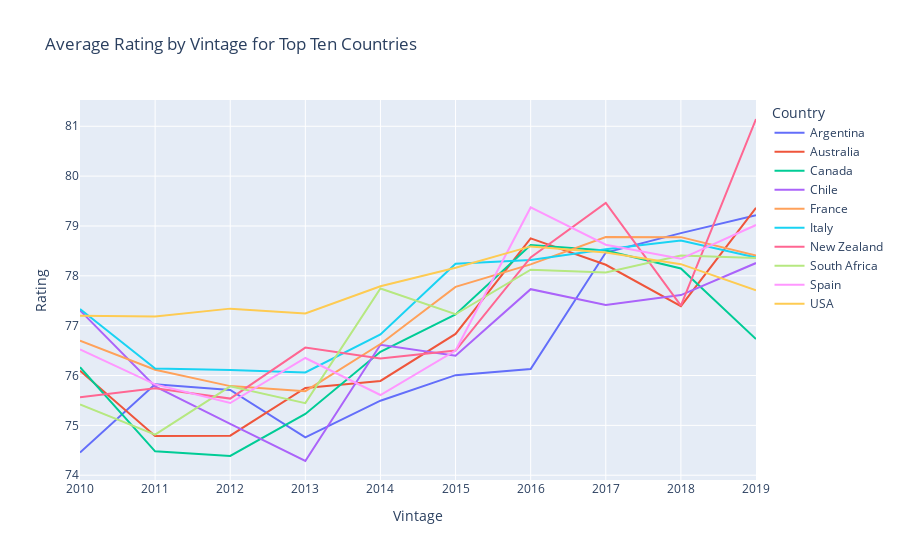

Write notebook code for a chart like this one.
### Code cell
#make a bar graph
top_countries = ["Canada", "France", "Italy", "USA"]
vint_top_countries_df = vint_avg_rating.loc[(vint_avg_rating["Country"] == "Canada") |
                                           (vint_avg_rating["Country"] == "France") |
                                           (vint_avg_rating["Country"] == "Italy") |
                                           (vint_avg_rating["Country"] == "USA") |
                                           (vint_avg_rating["Country"] == "Spain") |
                                           (vint_avg_rating["Country"] == "Australia") |
                                           (vint_avg_rating["Country"] == "Argentina") |
                                           (vint_avg_rating["Country"] == "Chile") |
                                           (vint_avg_rating["Country"] == "New Zealand") |
                                           (vint_avg_rating["Country"] == "South Africa")]
# vint_top_countries_df

# # plot data
fig = px.line(vint_top_countries_df, x="Vintage", y="Rating", color="Country",
              title="Average Rating by Vintage for Top Ten Countries") 
fig.show()

### Figure 1 — Plotly figure (JSON) as saved in the notebook; plotly's stock layout.template omitted (floating-point values rounded to 4 significant figures)
{"data": [{"hovertemplate": "Country=Argentina<br>Vintage=%{x}<br>Rating=%{y}<extra></extra>", "legendgroup": "Argentina", "line": {"color": "#636efa", "dash": "solid"}, "mode": "lines", "name": "Argentina", "orientation": "v", "showlegend": true, "type": "scatter", "x": [2010, 2011, 2012, 2013, 2014, 2015, 2016, 2017, 2018, 2019, "nv"], "xaxis": "x", "y": [74.46, 75.83, 75.71, 74.76, 75.49, 76.01, 76.13, 78.47, 78.86, 79.21, 74.85], "yaxis": "y"}, {"hovertemplate": "Country=Australia<br>Vintage=%{x}<br>Rating=%{y}<extra></extra>", "legendgroup": "Australia", "line": {"color": "#EF553B", "dash": "solid"}, "mode": "lines", "name": "Australia", "orientation": "v", "showlegend": true, "type": "scatter", "x": [2010, 2011, 2012, 2013, 2014, 2015, 2016, 2017, 2018, 2019, "nv"], "xaxis": "x", "y": [76.1, 74.78, 74.79, 75.75, 75.89, 76.84, 78.75, 78.22, 77.39, 79.36, 74.95], "yaxis": "y"}, {"hovertemplate": "Country=Canada<br>Vintage=%{x}<br>Rating=%{y}<extra></extra>", "legendgroup": "Canada", "line": {"color": "#00cc96", "dash": "solid"}, "mode": "lines", "name": "Canada", "orientation": "v", "showlegend": true, "type": "scatter", "x": [2010, 2011, 2012, 2013, 2014, 2015, 2016, 2017, 2018, 2019, "nv"], "xaxis": "x", "y": [76.17, 74.48, 74.39, 75.23, 76.48, 77.22, 78.62, 78.51, 78.15, 76.73, 75.26], "yaxis": "y"}, {"hovertemplate": "Country=Chile<br>Vintage=%{x}<br>Rating=%{y}<extra></extra>", "legendgroup": "Chile", "line": {"color": "#ab63fa", "dash": "solid"}, "mode": "lines", "name": "Chile", "orientation": "v", "showlegend": true, "type": "scatter", "x": [2010, 2011, 2012, 2013, 2014, 2015, 2016, 2017, 2018, 2019, "nv"], "xaxis": "x", "y": [77.31, 75.78, 75.03, 74.29, 76.62, 76.4, 77.73, 77.41, 77.61, 78.26, 74.5], "yaxis": "y"}, {"hovertemplate": "Country=France<br>Vintage=%{x}<br>Rating=%{y}<extra></extra>", "legendgroup": "France", "line": {"color": "#FFA15A", "dash": "solid"}, "mode": "lines", "name": "France", "orientation": "v", "showlegend": true, "type": "scatter", "x": [2010, 2011, 2012, 2013, 2014, 2015, 2016, 2017, 2018, 2019, "nv"], "xaxis": "x", "y": [76.7, 76.12, 75.79, 75.69, 76.63, 77.78, 78.23, 78.78, 78.78, 78.41, 77.54], "yaxis": "y"}, {"hovertemplate": "Country=Italy<br>Vintage=%{x}<br>Rating=%{y}<extra></extra>", "legendgroup": "Italy", "line": {"color": "#19d3f3", "dash": "solid"}, "mode": "lines", "name": "Italy", "orientation": "v", "showlegend": true, "type": "scatter", "x": [2010, 2011, 2012, 2013, 2014, 2015, 2016, 2017, 2018, 2019, "nv"], "xaxis": "x", "y": [77.33, 76.14, 76.11, 76.06, 76.83, 78.24, 78.32, 78.53, 78.71, 78.37, 75.74], "yaxis": "y"}, {"hovertemplate": "Country=New Zealand<br>Vintage=%{x}<br>Rating=%{y}<extra></extra>", "legendgroup": "New Zealand", "line": {"color": "#FF6692", "dash": "solid"}, "mode": "lines", "name": "New Zealand", "orientation": "v", "showlegend": true, "type": "scatter", "x": [2010, 2011, 2012, 2013, 2014, 2015, 2016, 2017, 2018, 2019, "nv"], "xaxis": "x", "y": [75.57, 75.74, 75.54, 76.56, 76.34, 76.5, 78.37, 79.46, 77.4, 81.15, 78.47], "yaxis": "y"}, {"hovertemplate": "Country=South Africa<br>Vintage=%{x}<br>Rating=%{y}<extra></extra>", "legendgroup": "South Africa", "line": {"color": "#B6E880", "dash": "solid"}, "mode": "lines", "name": "South Africa", "orientation": "v", "showlegend": true, "type": "scatter", "x": [2010, 2011, 2012, 2013, 2014, 2015, 2016, 2017, 2018, 2019, "nv"], "xaxis": "x", "y": [75.42, 74.81, 75.78, 75.45, 77.74, 77.23, 78.12, 78.07, 78.41, 78.36, 74.7], "yaxis": "y"}, {"hovertemplate": "Country=Spain<br>Vintage=%{x}<br>Rating=%{y}<extra></extra>", "legendgroup": "Spain", "line": {"color": "#FF97FF", "dash": "solid"}, "mode": "lines", "name": "Spain", "orientation": "v", "showlegend": true, "type": "scatter", "x": [2010, 2011, 2012, 2013, 2014, 2015, 2016, 2017, 2018, 2019, "nv"], "xaxis": "x", "y": [76.52, 75.82, 75.45, 76.35, 75.61, 76.5, 79.37, 78.62, 78.34, 79.02, 77.49], "yaxis": "y"}, {"hovertemplate": "Country=USA<br>Vintage=%{x}<br>Rating=%{y}<extra></extra>", "legendgroup": "USA", "line": {"color": "#FECB52", "dash": "solid"}, "mode": "lines", "name": "USA", "orientation": "v", "showlegend": true, "type": "scatter", "x": [2010, 2011, 2012, 2013, 2014, 2015, 2016, 2017, 2018, 2019, "nv"], "xaxis": "x", "y": [77.2, 77.18, 77.34, 77.24, 77.79, 78.16, 78.59, 78.47, 78.23, 77.71, 74.97], "yaxis": "y"}], "layout": {"legend": {"title": {"text": "Country"}, "tracegroupgap": 0}, "title": {"text": "Average Rating by Vintage for Top Ten Countries"}, "xaxis": {"anchor": "y", "domain": [0, 1], "title": {"text": "Vintage"}}, "yaxis": {"anchor": "x", "domain": [0, 1], "title": {"text": "Rating"}}}}
